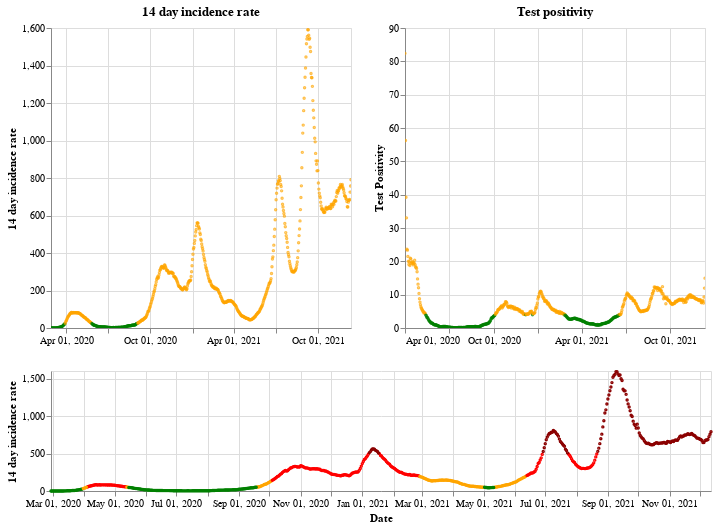

Notebook source saved alongside this figure:
### Markdown cell above
## Scotland

### Code cell
plot_traffic_light('Scotland')

### Figure 1 — Vega-Lite specification as saved in the notebook (floating-point values rounded to 4 significant figures; data arrays with more than 128 entries replaced by an {"elided": "..."} marker saying what was removed)
{"config": {"view": {"continuousWidth": 400, "continuousHeight": 300}}, "vconcat": [{"hconcat": [{"mark": {"type": "point", "size": 2}, "encoding": {"color": {"condition": {"value": "green", "test": "(datum.twoWeeklyCasesRate <= 25)"}, "value": "orange"}, "tooltip": [{"type": "nominal", "field": "areaName"}, {"type": "temporal", "field": "date"}, {"type": "quantitative", "field": "twoWeeklyCasesRate"}, {"type": "quantitative", "field": "testPositivity"}], "x": {"type": "temporal", "axis": {"title": ""}, "field": "date", "scale": {"domain": {"selection": "DateBrush"}}, "timeUnit": "yearmonthdate"}, "y": {"type": "quantitative", "axis": {"title": "14 day incidence rate"}, "field": "twoWeeklyCasesRate"}}, "title": "14 day incidence rate", "width": 300}, {"mark": {"type": "point", "size": 2}, "encoding": {"color": {"condition": {"value": "green", "test": "(datum.testPositivity <= 4)"}, "value": "orange"}, "tooltip": [{"type": "nominal", "field": "areaName"}, {"type": "temporal", "field": "date"}, {"type": "quantitative", "field": "twoWeeklyCasesRate"}, {"type": "quantitative", "field": "testPositivity"}], "x": {"type": "temporal", "axis": {"title": ""}, "field": "date", "scale": {"domain": {"selection": "DateBrush"}}, "timeUnit": "yearmonthdate"}, "y": {"type": "quantitative", "axis": {"title": "Test Positivity"}, "field": "testPositivity"}}, "title": "Test positivity", "width": 300}]}, {"layer": [{"mark": {"type": "point", "size": 2}, "encoding": {"color": {"condition": {"value": "orange", "test": "(((datum.testPositivity < 4) && (datum.twoWeeklyCasesRate >= 50)) && (datum.twoWeeklyCasesRate < 200))"}, "value": "red"}, "opacity": {"condition": {"value": 1, "test": "((datum.twoWeeklyCasesRate >= 50) && (datum.twoWeeklyCasesRate < 500))"}, "value": 0}, "tooltip": [{"type": "nominal", "field": "areaName"}, {"type": "temporal", "field": "date"}, {"type": "quantitative", "field": "twoWeeklyCasesRate"}, {"type": "quantitative", "field": "testPositivity"}], "x": {"type": "temporal", "axis": {"title": "Date"}, "field": "date", "timeUnit": "yearmonthdate"}, "y": {"type": "quantitative", "axis": {"title": "14 day incidence rate"}, "field": "twoWeeklyCasesRate"}}, "selection": {"DateBrush": {"type": "interval", "encodings": ["x"], "fields": ["Time"]}}}, {"mark": {"type": "point", "size": 2}, "encoding": {"color": {"value": "darkred"}, "opacity": {"condition": {"value": 1, "test": "(datum.twoWeeklyCasesRate >= 500)"}, "value": 0}, "tooltip": [{"type": "nominal", "field": "areaName"}, {"type": "temporal", "field": "date"}, {"type": "quantitative", "field": "twoWeeklyCasesRate"}, {"type": "quantitative", "field": "testPositivity"}], "x": {"type": "temporal", "axis": {"title": "Date"}, "field": "date", "timeUnit": "yearmonthdate"}, "y": {"type": "quantitative", "axis": {"title": "14 day incidence rate"}, "field": "twoWeeklyCasesRate"}}}, {"mark": {"type": "point", "size": 2}, "encoding": {"color": {"condition": {"value": "green", "test": "((datum.testPositivity < 4) && (datum.twoWeeklyCasesRate < 50))"}, "value": "orange"}, "opacity": {"condition": {"value": 1, "test": "(datum.twoWeeklyCasesRate < 50)"}, "value": 0}, "tooltip": [{"type": "nominal", "field": "areaName"}, {"type": "temporal", "field": "date"}, {"type": "quantitative", "field": "twoWeeklyCasesRate"}, {"type": "quantitative", "field": "testPositivity"}], "x": {"type": "temporal", "axis": {"title": "Date"}, "field": "date", "timeUnit": "yearmonthdate"}, "y": {"type": "quantitative", "axis": {"title": "14 day incidence rate"}, "field": "twoWeeklyCasesRate"}}}], "height": 120, "width": 660}], "data": {"name": "data-f9e295dce5daf6fa06a7b4a3ee31b3d0"}, "$schema": "https://vega.github.io/schema/vega-lite/v4.8.1.json", "datasets": {"data-f9e295dce5daf6fa06a7b4a3ee31b3d0": {"elided": "654 records"}}}
